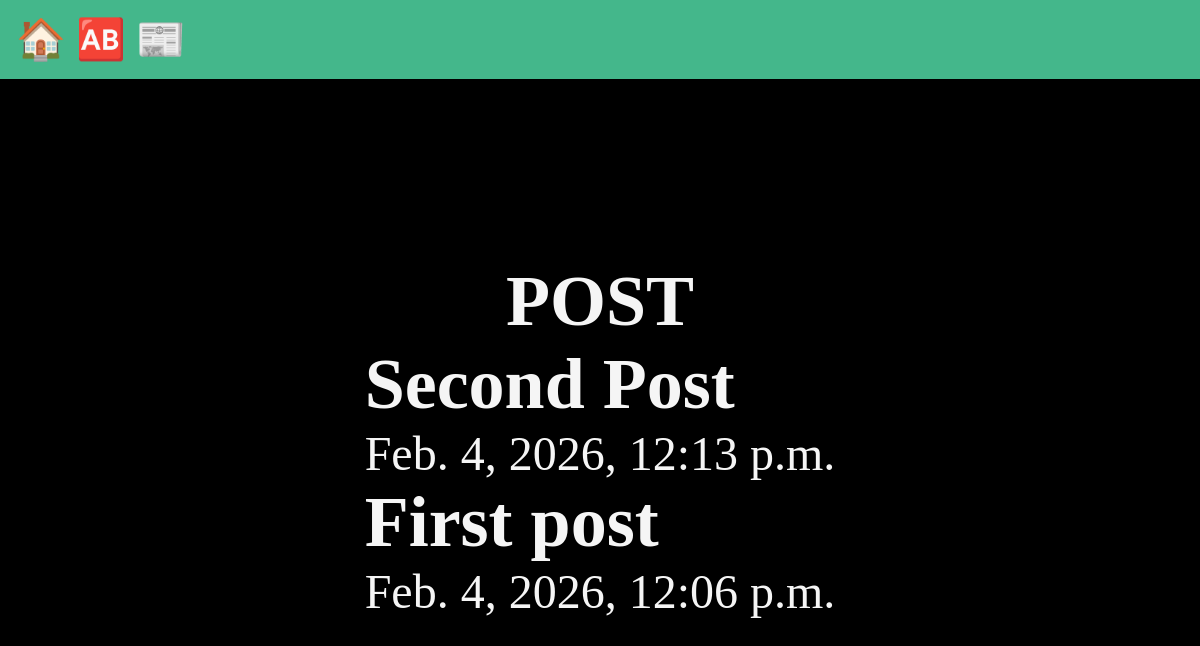
The app's page /posts/, older data.
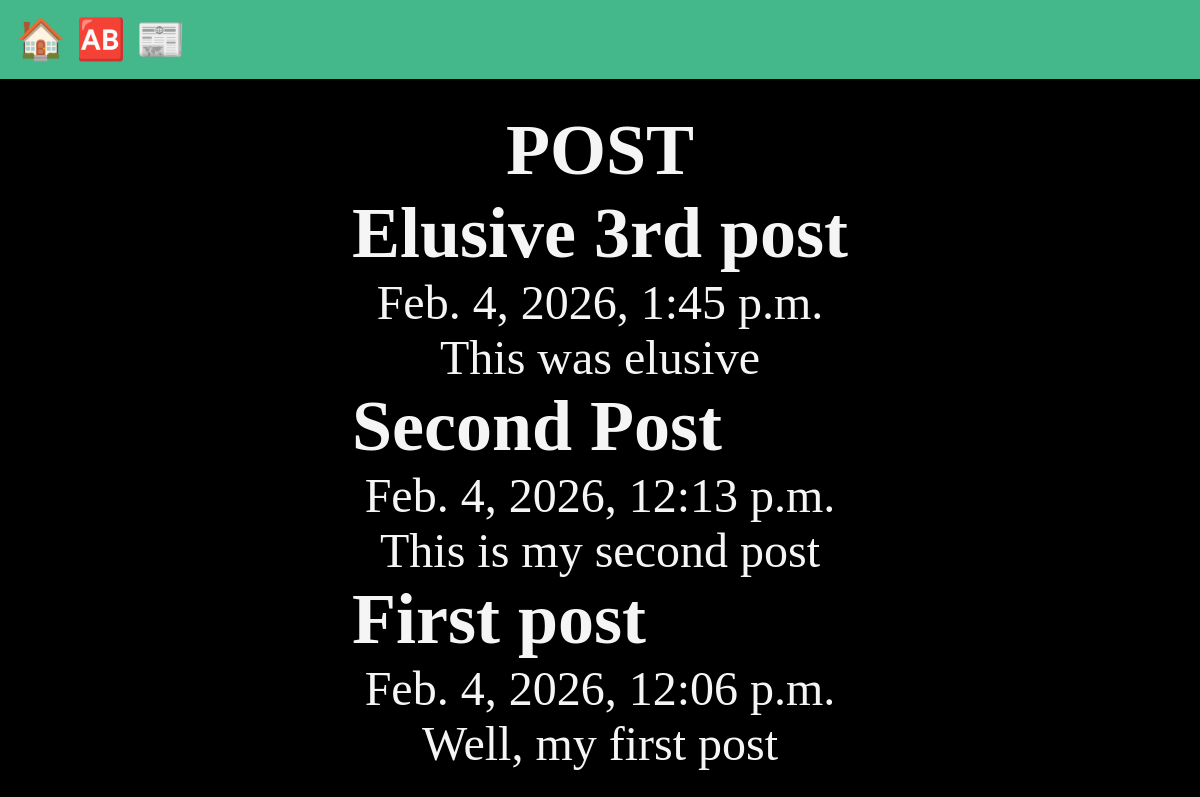
The same page, newer data.
### posts/models.py (models this page shows, shortened)
class Post(models.Model):
    title = models.CharField(max_length=200)
    body = models.TextField()
    slug = models.SlugField(max_length=200)
    date = models.DateTimeField(auto_now_add=True)

### posts/views.py (the view)
# urls.py: path('', views.post_list, name="post")
def post_list(request):
    posts = Post.objects.all().order_by('-date')
    return render(request, 'posts/posts_list.html', {'posts': posts})

### posts/templates/posts/posts_list.html (shortened to what this page needs)
{% extends 'layout.html' %}
{% block content %}
    <section>
        <h1>POST</h1>
    </section>
    {% for post in posts %}
    	<article>
            <h2>{{ post.title }}</h2>
            <p>{{ post.date }}</p>
            <p>{{ post.body }}</p>
        </article>
    {% endfor %}
{% endblock %}

### templates/layout.html (shortened to what this page needs)
<!doctype html>
{% load static %}
<html lang="en">
<head>
    <link rel="stylesheet" href="{% static 'css/style.css' %}" class="css">
</head>
<body>
    <nav>
        <a href="/">🏠</a>
        <a href="/about">🆎</a>
        <a href="{% url 'post' %}">📰</a>
    </nav>
    <main>
        {% block content %}
        {% endblock %}
    </main>
</body>
</html>

Row changes from the older to the newer data that the page shows:
added Post: title "Elusive 3rd post", date "Feb. 4, 2026, 1:45 p.m.", body "This was elusive"
changed Post "Second Post": body (not shown) → "This is my second post"
changed Post "First post": body (not shown) → "Well, my first post"
